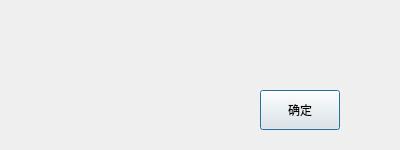
<?xml version="1.0" encoding="UTF-8"?>
<ui version="4.0">
 <class>ErrorDialog</class>
 <widget class="QDialog" name="ErrorDialog">
  <property name="geometry">
   <rect>
    <x>0</x>
    <y>0</y>
    <width>400</width>
    <height>150</height>
   </rect>
  </property>
  <property name="minimumSize">
   <size>
    <width>400</width>
    <height>150</height>
   </size>
  </property>
  <property name="maximumSize">
   <size>
    <width>400</width>
    <height>150</height>
   </size>
  </property>
  <property name="windowTitle">
   <string>Dialog</string>
  </property>
  <widget class="QPushButton" name="pushButton">
   <property name="geometry">
    <rect>
     <x>260</x>
     <y>90</y>
     <width>80</width>
     <height>40</height>
    </rect>
   </property>
   <property name="text">
    <string>确定</string>
   </property>
  </widget>
  <widget class="QLabel" name="label">
   <property name="geometry">
    <rect>
     <x>0</x>
     <y>10</y>
     <width>400</width>
     <height>80</height>
    </rect>
   </property>
   <property name="font">
    <font>
     <pointsize>20</pointsize>
    </font>
   </property>
   <property name="text">
    <string/>
   </property>
   <property name="alignment">
    <set>Qt::AlignCenter</set>
   </property>
  </widget>
 </widget>
 <resources/>
 <connections/>
</ui>
